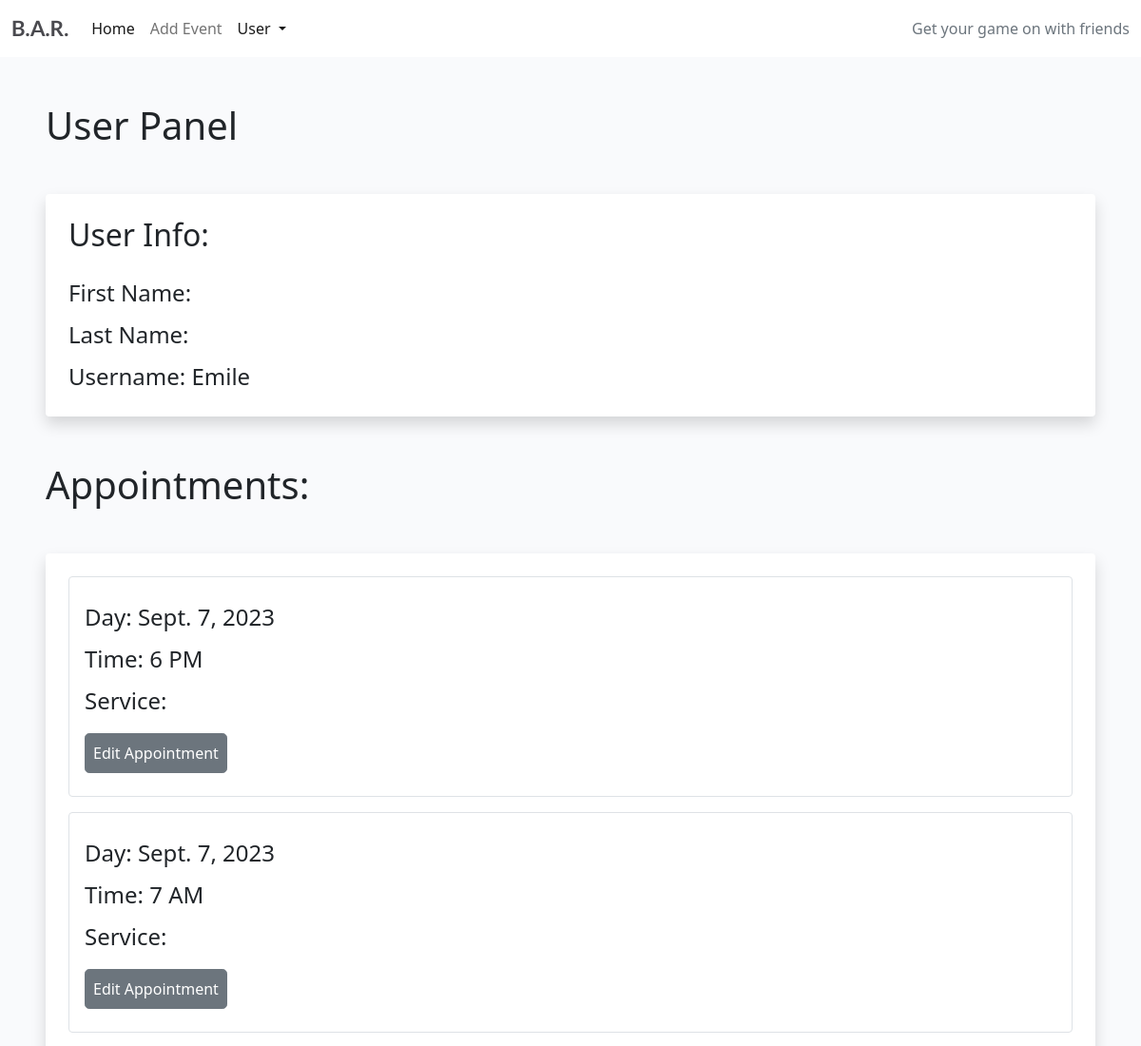
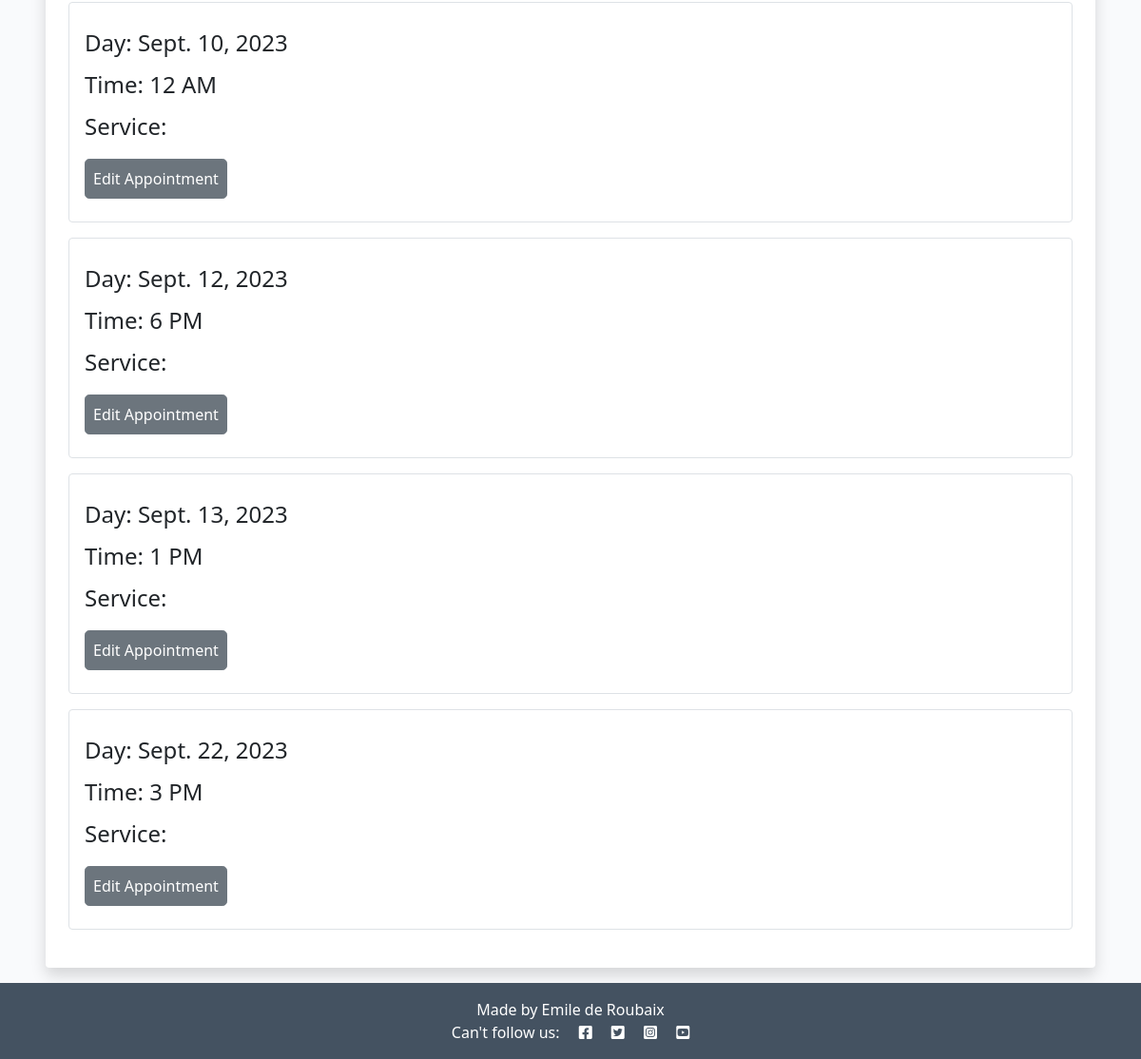
Page /user-panel (signed in) on the earlier database version (2 pictures, top to bottom).
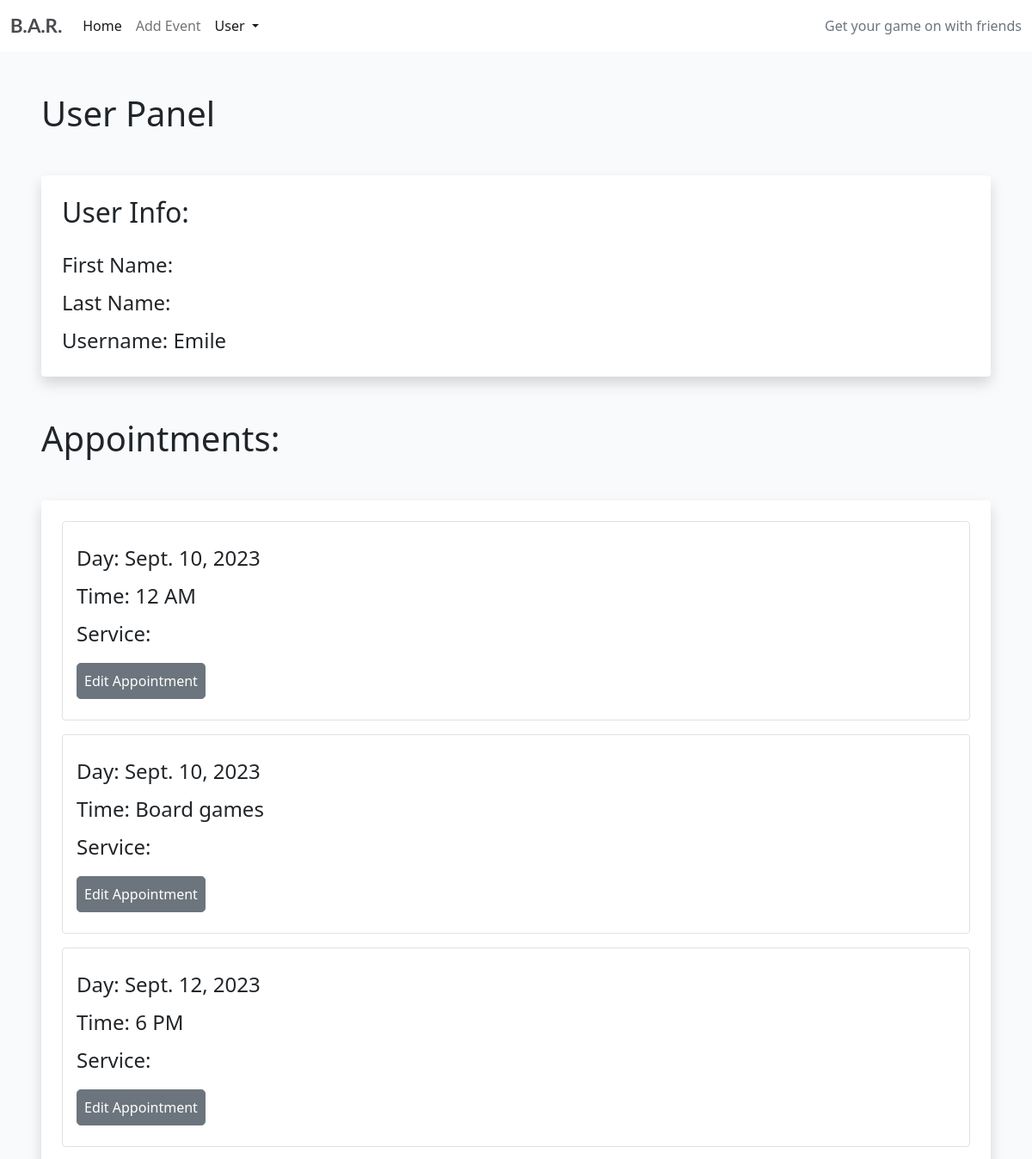
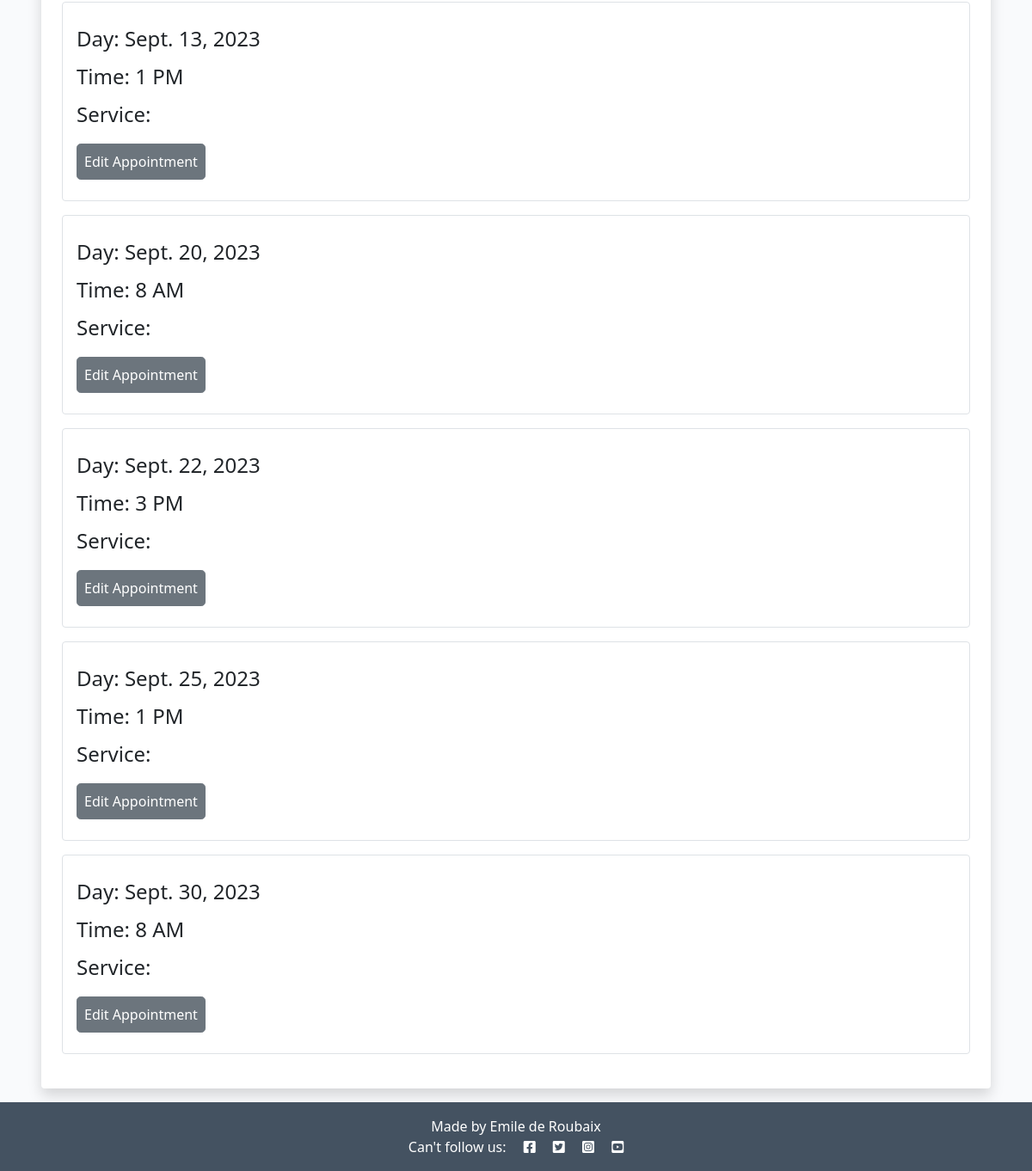
Same page on the later database version (2 pictures, top to bottom).
### game_dates/models.py (models this page shows, shortened)
class Appointment(models.Model):
    user = models.ForeignKey(
        User, on_delete=models.CASCADE, null=True, blank=True)
    type = models.CharField(
        max_length=50, choices=SERVICE_CHOICES, default="Online gaming")
    day = models.DateField(default=datetime.now)
    time = models.CharField(
        max_length=24, choices=TIME_CHOICES)
    updated_on = models.DateTimeField(auto_now=True)
    description = models.CharField(
        max_length=50, null=True)
    content = models.TextField()
    created_on = models.DateTimeField(auto_now_add=True)
    approved = models.BooleanField(default=True)
    class Meta:
        ordering = ["-created_on"]

### game_dates/views.py (the view)
# urls.py: path('user-panel', views.userPanel, name='userPanel'),
def userPanel(request):
    user = request.user
    appointments = Appointment.objects.filter(user=user).order_by(
        'day', 'time')
    return render(request, 'userPanel.html', {
        'user': user,
        'appointments': appointments,
    })

### game_dates/templates/userPanel.html
{% extends "base.html" %}
{% block content %}
{% if user.is_authenticated %}
<h1 class=" ms-5 mt-5 ">User Panel</h1>
<div class="shadow p-4 mb-5 bg-body bg-body rounded text-black  m-5 ">
    <h2 class="">User Info:</h2>
    <ul class="list-group fs-4 mt-3">
            <li class="list-group mt-2">First Name: {{ user.first_name }}</li>
            <li class="list-group mt-2">Last Name: {{ user.last_name }}</li>
            <li class="list-group mt-2">Username: {{ user.username }}</li>
    </ul>
</div>
{% if appointments.count > 0 %}
<div class="mt-5 ">
    <h1 class=" ms-5">Appointments:</h1>
    <div class="shadow p-4 mb-3 bg-body bg-body rounded text-black  m-5">
        {% for appointment in appointments %}
        <div class="list-group fs-4 border p-3 mb-3">
            <p class="list-group mt-2">Day: {{ appointment.day }}</p>
            <p class="list-group mt-2">Time: {{ appointment.time }}</p>
            <p class="list-group mt-2">Service: {{ appointment.service }}</p>
            <div class="mt-3 mb-2">
                <a class="btn btn-secondary rounded-3 p-2" href="{% url 'bookingUpdate' appointment.id %}">Edit Appointment</a>
            </div>
        </div>
        {% endfor %}
    </div>
</div>
{% endif %}
{% else %}
<div class="shadow p-4 mb-5 bg-body bg-body rounded text-black  m-5">
    <h1 class="p-2  ms-3">First Sign in!</h1>
    <a href="{% url 'login' %}" class="btn btn-primary text-white">Sign in</a>
</div>
{% endif %}
{% endblock %}

### game_dates/templates/base.html (shortened to what this page needs)
{% load static %}
<!DOCTYPE html>
<html class="h-100">
<head>
    <link rel="stylesheet" href="https://cdnjs.cloudflare.com/ajax/libs/font-awesome/5.15.3/css/all.min.css">
    <link href="https://cdn.jsdelivr.net/npm/bootstrap@5.0.1/dist/css/bootstrap.min.css" rel="stylesheet"
>
    <link rel="stylesheet" href="{% static 'css/style.css' %}">
</head>
<body class="d-flex flex-column h-100 main-bg">
    <nav class="navbar navbar-expand-lg navbar-light bg-white">
        <div class="container-fluid">
            <a class="navbar-brand" href="#"><span class="brand">B.A.R.</span></a>
            <div class="collapse navbar-collapse" id="navbarText">
                <ul class="navbar-nav me-auto mb-2 mb-lg-0">
                    <li class="nav-item">
                        <a class="nav-link active" aria-current="page" href="{% url 'index' %}">Home</a>
                    </li>
                    {% if user.is_authenticated %}
                    <li class="nav-item">
                        <a class="nav-link" href="{% url 'booking' %}">Add Event</a>
                    </li>
                    <li class="nav-item dropdown">
                        <a class="nav-link active dropdown-toggle cHover" href="#" role="button" data-bs-toggle="dropdown" aria-expanded="false">
                          User
                        </a>
                    </li>
                    {% endif %}
                </ul>
                <span class="navbar-text text-muted">
                    Get your game on with friends
                </span>
            </div>
        </div>
    </nav>
    <main class="flex-shrink-0 main-bg">
        {% block content %}{% endblock content %}
    </main>
    <footer class="footer mt-auto py-3 dark-bg">
        <p class="m-0 text-center text-white">Made by Emile de Roubaix</p>
        <p class="m-0 text-center text-white">Can't follow us: <i class="fab fa-facebook-square ms-3"></i>
            <i class="fab fa-twitter-square ms-3"></i>
            <i class="fab fa-instagram-square ms-3"></i>
            <i class="fab fa-youtube-square ms-3"></i></p>
    </footer>
</body>
</html>

### static/css/style.css (style rules this page uses)
body { background-color: #F9FAFC; }
.brand { font-family: Lato, sans-serif; font-size: 1.4rem; font-weight: 700; color: #4A4A4F; }
.dark-bg { background-color: #445261; }
.main-bg { background-color: #F9FAFC; }

Differences in the rows shown:
shown differently, row unchanged: Appointment "12 AM": moves up the list
changed Appointment: day "Sept. 7, 2023" → "Sept. 10, 2023"; time "7 AM" → "Board games"
added Appointment: day "Sept. 20, 2023", time "8 AM"
added Appointment: day "Sept. 25, 2023", time "1 PM"
changed Appointment: day "Sept. 7, 2023" → "Sept. 30, 2023"; time "6 PM" → "8 AM"; moves down the list
